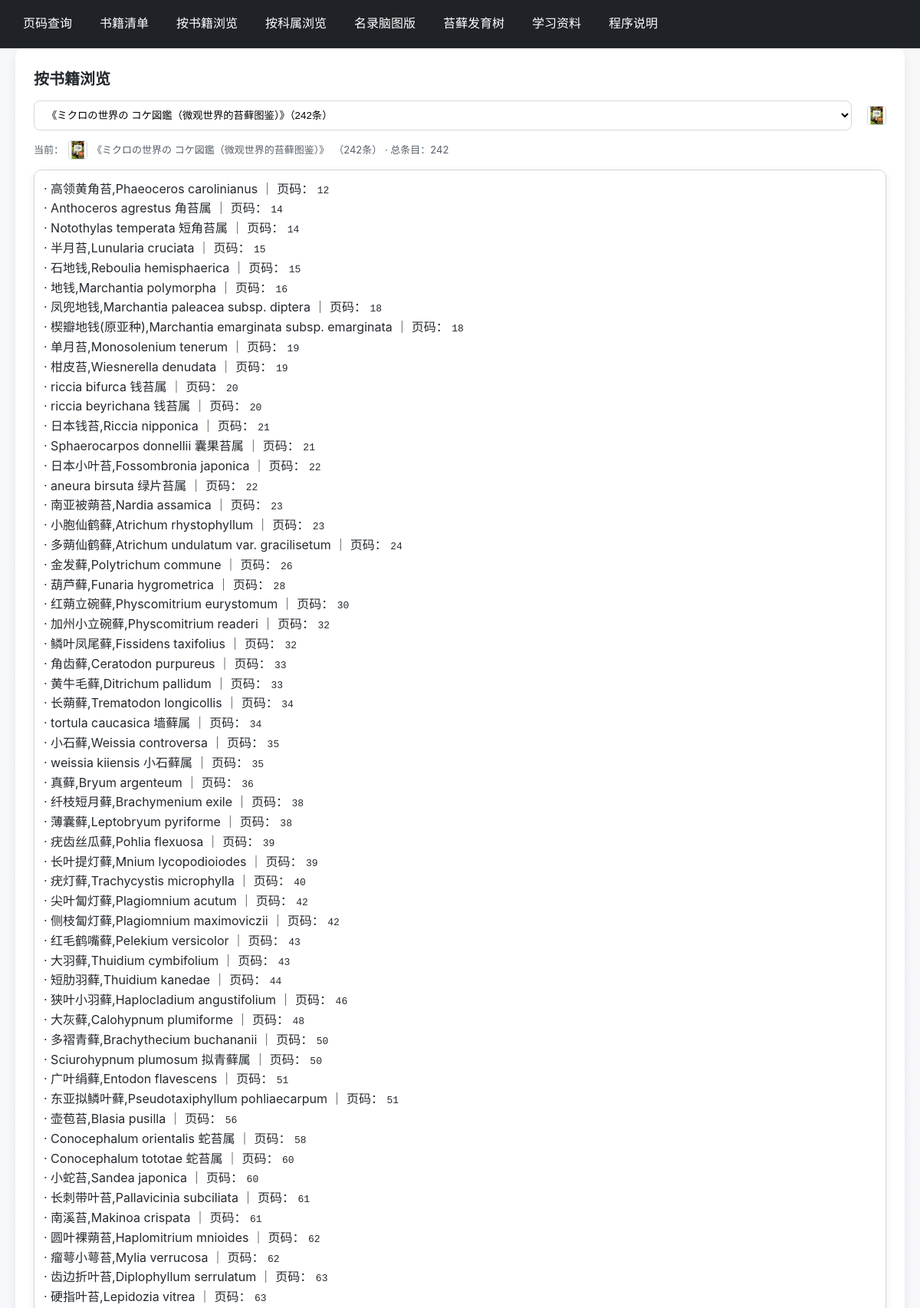
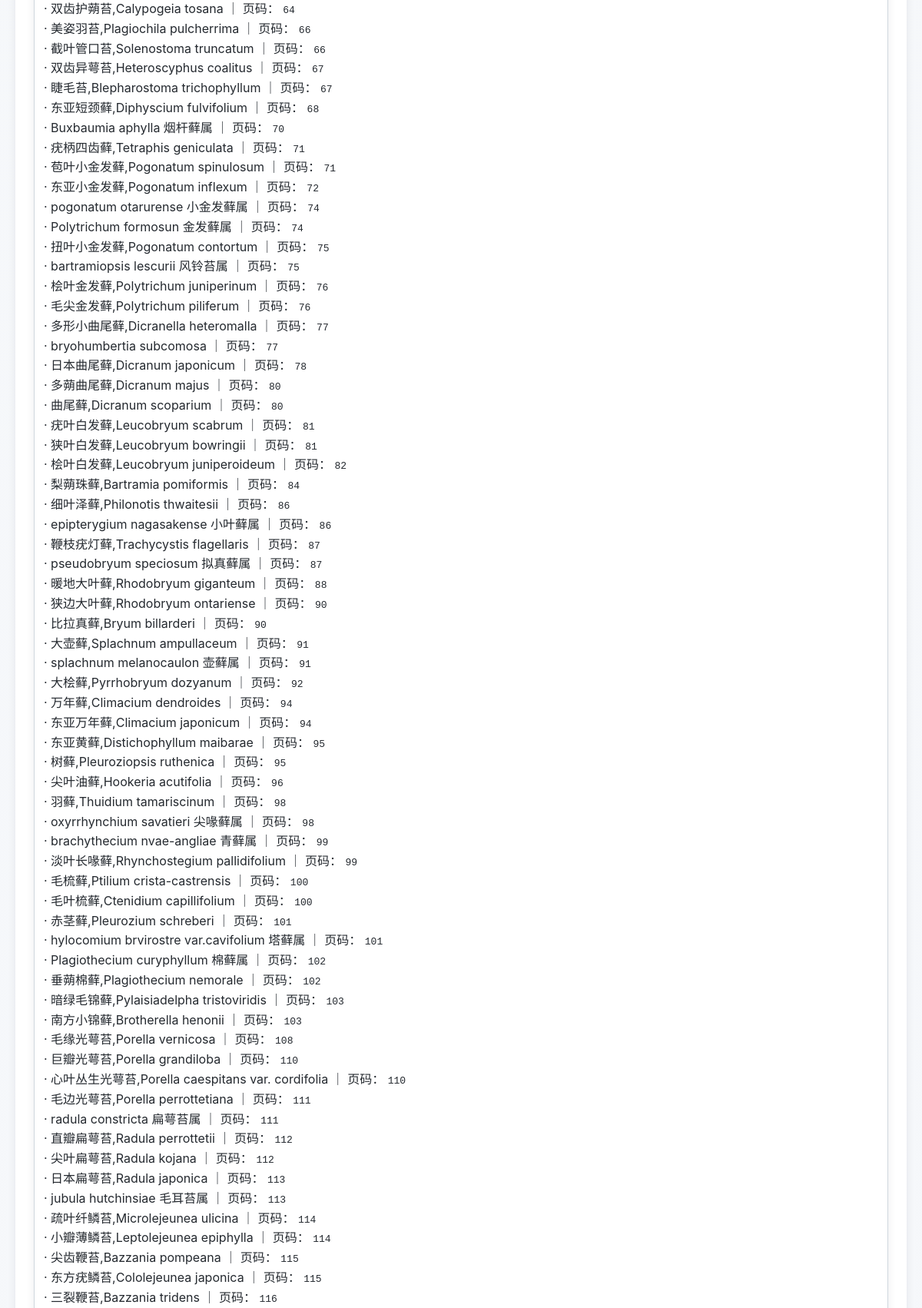
The page /browse?book_id=33 (upper part) on the database its author committed (2 pictures, top to bottom).
### tables this page shows
CREATE TABLE books (
    id INTEGER PRIMARY KEY AUTOINCREMENT,
    book_name TEXT NOT NULL,
    short_name TEXT NOT NULL UNIQUE,
    offset INTEGER DEFAULT 0,
    has_pdf INTEGER DEFAULT 1,
    region TEXT,
    publisher TEXT,
    publish_date TEXT,
    price REAL,
    page INTEGER,
    moss_count INTEGER DEFAULT 0,
    content_format TEXT,
    author TEXT,
    cover_image TEXT,
    notes TEXT
, has_txt INTEGER DEFAULT 0, has_line INTEGER DEFAULT 0, has_spec INTEGER DEFAULT 0, has_env INTEGER DEFAULT 0, has_micro INTEGER DEFAULT 0, has_micro_section INTEGER DEFAULT 0, has_elec INTEGER DEFAULT 0);

CREATE TABLE mosses (
    id INTEGER PRIMARY KEY AUTOINCREMENT,
    moss_name TEXT NOT NULL UNIQUE
);

### app.py (the view)
@app.route("/browse")
def browse():
    books = list_books()
    sel_id_raw = request.args.get("book_id", "").strip()
    selected_id = None
    selected_book = None
    if sel_id_raw:
        for b in books:
            if str(b["id"]) == sel_id_raw:
                selected_id = b["id"]
                selected_book = b
                break
    else:
        if books:
            selected_book = min(books, key=lambda x: x["id"])  # 默认选择ID最小的书籍
            selected_id = selected_book["id"]
    mosses = []
    if selected_book:
        with connect_db(DB_PATH) as conn:
            init_db(conn, clear=False)
            rows = conn.execute(
                """
                SELECT mp.page_id AS page, m.moss_name AS moss, b.offset AS offset, b.has_pdf AS has_pdf
                FROM moss_pages mp
                JOIN mosses m ON m.id = mp.moss_id
                JOIN books b ON b.id = mp.book_id
                WHERE mp.book_id = ?
                """,
                (selected_book["id"],),
            ).fetchall()
        by_moss = {}
        book_offset = 0
        book_has_pdf = 1
        for r in rows:
            p = (r["page"] or "").strip()
            moss = r["moss"]
            book_offset = int(r["offset"]) if r["offset"] is not None else 0
            book_has_pdf = int(r["has_pdf"]) if r["has_pdf"] is not None else 1
            if p:
                by_moss.setdefault(moss, set()).add(p)
        for name, pages in by_moss.items():
            items = []
            for p in sorted(pages, key=page_sort_key):
                pdf = None
                if book_has_pdf and book_offset != 0 and p.isdigit():
                    try:
                        pdf = str(int(p) + book_offset)
                    except Exception:
                        pdf = None
                items.append({"page": p, "pdf": pdf})
            mosses.append({"name": name, "page_items": items})
        mosses.sort(key=lambda e: page_sort_key(e["page_items"][0]["page"]) if e["page_items"] else (10**9, ""))
    return render_template(
        "browse.html",
        books=books,
        selected_id=selected_id,
        selected_book=selected_book,
        mosses=mosses,
    )

### app.py (called while the page is built)
def connect_db(db_path: str) -> sqlite3.Connection:
    conn = sqlite3.connect(db_path)
    conn.row_factory = sqlite3.Row
    return conn

def page_sort_key(s: str):
    import re
    s = (s or "").strip()
    m = re.match(r"^(\d+)", s)
    if m:
        num = int(m.group(1))
        rest = s[m.end():].strip().lower()
    else:
        num = 10**9  # 非数字页码排在最后
        rest = s.lower()
    return (num, rest)

### templates/browse.html (shortened to what this page needs)
{% extends 'base.html' %}
{% block content %}
<h2>按书籍浏览</h2>
<form method="get" action="{{ url_for('browse') }}">
  <div class="row">
    <div class="col">
      <select class="input" name="book_id" onchange="this.form.submit()">
        {% for b in books %}
          <option value="{{ b.id }}" {% if b.id == selected_id %}selected{% endif %}>{{ b.book_name }}（{{ b.data_count }}条）{% if b.has_pdf %} [PDF]{% endif %}</option>
        {% endfor %}
      </select>
    </div>
    <div style="display:flex; align-items:center; padding-left:8px;">
      {% if selected_book and selected_book.cover_image %}
        <img src="{{ url_for('img_file', filename=selected_book.cover_image) }}" alt="{{ selected_book.book_name }} 封面" style="width:25px; height:25px; object-fit:cover; border:1px solid #d0d7de; border-radius:4px;">
      {% endif %}
    </div>
  </div>
</form>
{% if selected_book %}
  <p class="muted" style="display:flex; align-items:center; gap:6px;">当前：{% if selected_book.cover_image %}<img src="{{ url_for('img_file', filename=selected_book.cover_image) }}" alt="{{ selected_book.book_name }} 封面" style="width:25px; height:25px; object-fit:cover; border:1px solid #d0d7de; border-radius:4px;">{% endif %} <span>{{ selected_book.book_name }}</span>（{{ selected_book.data_count }}条） · 总条目：{{ mosses|length }}</p>
  {% if mosses %}
    <div class="card">
      {% for m in mosses %}
        <div>· {{ m.name }} ｜ 页码：
          {% for item in m.page_items %}
            <code>{{ item.page }}</code>{% if item.pdf %}（PDF：<code>{{ item.pdf }}</code>）{% endif %}{% if not loop.last %}、{% endif %}
          {% endfor %}
        </div>
      {% endfor %}
    </div>
  {% else %}
    <div class="flash error">未找到数据。</div>
  {% endif %}
{% else %}
  <div class="flash error">请先选择书籍。</div>
{% endif %}
{% endblock %}

### static/style.css (style rules this page uses)
:root { --bg: #f5f7fb; --surface: #ffffff; --text: #24292f; --muted: #57606a; --border: #d0d7de; --shadow: 0 4px 12px rgba(27,31,35,.08); --radius: 10px; --primary: #228B22; --primary-hover: #1a6e1a; --primary-weak: #e6f4ea; --success-bg: #dafbe1; --success-border: #a8f0bd; --success-text: #1a7f37; --error-bg: #ffebe9; --error-border: #ffd1cf; --error-text: #6a1b1a; }
* { box-sizing: border-box; }
html, body { height: 100%; }
body { font-family: -apple-system, BlinkMacSystemFont, 'Segoe UI', Roboto, 'Helvetica Neue', Arial, 'Noto Sans', 'PingFang SC', 'Microsoft YaHei', sans-serif; margin: 0; color: var(--text); background: linear-gradient(180deg, #f6f8fa 0%, var(--bg) 100%); line-height: 1.6; }
h1, h2, h3 { color: var(--text); margin: 0 0 12px; }
h2 { font-size: 20px; }
.row { display: flex; gap: 12px; flex-wrap: wrap; }
.col { flex: 1 1 280px; min-width: 0; }
.input, select, textarea { width: 100%; padding: 10px 12px; border: 1px solid var(--border); border-radius: 8px; background: #fff; transition: border-color .2s ease, box-shadow .2s ease; }
.input::placeholder { color: #8a959e; }
.muted { color: var(--muted); font-size: 13px; }
.card { border: 1px solid var(--border); border-radius: var(--radius); padding: 12px; margin-bottom: 12px; background: var(--surface); box-shadow: var(--shadow); }
img { border-radius: 6px; }

### rows shown on the page
books: cover_image (picture), book_name "《ミクロの世界の コケ図鑑（微观世界的苔藓图鉴）》", name "高领黄角苔,Phaeoceros carolinianus", page "12" "15" "16" "18" "19" "19" "21" "22" "23" "26" "28" "33" "34" "35" "36" "38" "39" "40" "42" "44" "51" "62" "63" "64" "67" "68" "72" "77" "78" "81" "82" "84" "92" "94" "94" "95" "96" "114" "115", name "半月苔,Lunularia cruciata", name "地钱,Marchantia polymorpha", name "凤兜地钱,Marchantia paleacea subsp. diptera", name "单月苔,Monosolenium tenerum", name "柑皮苔,Wiesnerella denudata", name "日本钱苔,Riccia nipponica", name "日本小叶苔,Fossombronia japonica", name "南亚被蒴苔,Nardia assamica", name "金发藓,Polytrichum commune", name "葫芦藓,Funaria hygrometrica", name "角齿藓,Ceratodon purpureus", name "长蒴藓,Trematodon longicollis", name "小石藓,Weissia controversa", name "真藓,Bryum argenteum", name "纤枝短月藓,Brachymenium exile", name "疣齿丝瓜藓,Pohlia flexuosa", name "疣灯藓,Trachycystis microphylla", name "尖叶匐灯藓,Plagiomnium acutum", name "短肋羽藓,Thuidium kanedae", name "广叶绢藓,Entodon flavescens", name "圆叶裸蒴苔,Haplomitrium mnioides", name "齿边折叶苔,Diplophyllum serrulatum", name "双齿护蒴苔,Calypogeia tosana", name "双齿异萼苔,Heteroscyphus coalitus", name "东亚短颈藓,Diphyscium fulvifolium", name "东亚小金发藓,Pogonatum inflexum", name "多形小曲尾藓,Dicranella heteromalla", name "日本曲尾藓,Dicranum japonicum", name "疣叶白发藓,Leucobryum scabrum", name "桧叶白发藓,Leucobryum juniperoideum", name "梨蒴珠藓,Bartramia pomiformis", name "大桧藓,Pyrrhobryum dozyanum", name "万年藓,Climacium dendroides", name "东亚万年藓,Climacium japonicum", name "东亚黄藓,Distichophyllum maibarae", name "尖叶油藓,Hookeria acutifolia", name "疏叶纤鳞苔,Microlejeunea ulicina", name "尖齿鞭苔,Bazzania pompeana"

### other values the page prints
{{ selected_book.data_count }} "242"
{{ mosses|length }} "242"
{{ m.name }} "Anthoceros agrestus 角苔属" "Notothylas temperata 短角苔属" "石地钱,Reboulia hemisphaerica" "楔瓣地钱(原亚种),Marchantia emarginata subsp. emarginata" "riccia bifurca 钱苔属" "riccia beyrichana 钱苔属" "Sphaerocarpos donnellii 囊果苔属" "aneura birsuta 绿片苔属" "小胞仙鹤藓,Atrichum rhystophyllum" "多蒴仙鹤藓,Atrichum undulatum var. gracilisetum" "红蒴立碗藓,Physcomitrium eurystomum" "加州小立碗藓,Physcomitrium readeri" "鳞叶凤尾藓,Fissidens taxifolius" "黄牛毛藓,Ditrichum pallidum" "tortula caucasica 墙藓属" "weissia kiiensis 小石藓属" "薄囊藓,Leptobryum pyriforme" "长叶提灯藓,Mnium lycopodioiodes" "侧枝匐灯藓,Plagiomnium maximoviczii" "红毛鹤嘴藓,Pelekium versicolor" "大羽藓,Thuidium cymbifolium" "狭叶小羽藓,Haplocladium angustifolium" "大灰藓,Calohypnum plumiforme" "多褶青藓,Brachythecium buchananii" "Sciurohypnum plumosum 拟青藓属" "东亚拟鳞叶藓,Pseudotaxiphyllum pohliaecarpum" "壶苞苔,Blasia pusilla" "Conocephalum orientalis 蛇苔属" "Conocephalum tototae 蛇苔属" "小蛇苔,Sandea japonica" "长刺带叶苔,Pallavicinia subciliata" "南溪苔,Makinoa crispata" "瘤萼小萼苔,Mylia verrucosa" "硬指叶苔,Lepidozia vitrea" "美姿羽苔,Plagiochila pulcherrima" "截叶管口苔,Solenostoma truncatum" "睫毛苔,Blepharostoma trichophyllum" "Buxbaumia aphylla 烟杆藓属" "疣柄四齿藓,Tetraphis geniculata" "苞叶小金发藓,Pogonatum spinulosum" "pogonatum otarurense 小金发藓属" "Polytrichum formosun 金发藓属" "扭叶小金发藓,Pogonatum contortum" "bartramiopsis lescurii 风铃苔属" "桧叶金发藓,Polytrichum juniperinum" "毛尖金发藓,Polytrichum piliferum" "bryohumbertia subcomosa" "多蒴曲尾藓,Dicranum majus" "曲尾藓,Dicranum scoparium" "狭叶白发藓,Leucobryum bowringii" "细叶泽藓,Philonotis thwaitesii" "epipterygium nagasakense 小叶藓属" "鞭枝疣灯藓,Trachycystis flagellaris" "pseudobryum speciosum 拟真藓属" "暖地大叶藓,Rhodobryum giganteum" "狭边大叶藓,Rhodobryum ontariense" "比拉真藓,Bryum billarderi" "大壶藓,Splachnum ampullaceum" "splachnum melanocaulon 壶藓属" "树藓,Pleuroziopsis ruthenica" "羽藓,Thuidium tamariscinum" "oxyrrhynchium savatieri 尖喙藓属" "brachythecium nvae-angliae 青藓属" "淡叶长喙藓,Rhynchostegium pallidifolium" "毛梳藓,Ptilium crista-castrensis" "毛叶梳藓,Ctenidium capillifolium" "赤茎藓,Pleurozium schreberi" "hylocomium brvirostre var.cavifolium 塔藓属" "Plagiothecium curyphyllum 棉藓属" "垂蒴棉藓,Plagiothecium nemorale" "暗绿毛锦藓,Pylaisiadelpha tristoviridis" "南方小锦藓,Brotherella henonii" "毛缘光萼苔,Porella vernicosa" "巨瓣光萼苔,Porella grandiloba" "心叶丛生光萼苔,Porella caespitans var. cordifolia" "毛边光萼苔,Porella perrottetiana" "radula constricta 扁萼苔属" "直瓣扁萼苔,Radula perrottetii" "尖叶扁萼苔,Radula kojana" "日本扁萼苔,Radula japonica" "jubula hutchinsiae 毛耳苔属" "小瓣薄鳞苔,Leptolejeunea epiphylla" "东方疣鳞苔,Cololejeunea japonica" "三裂鞭苔,Bazzania tridens"
{{ item.page }} "14" "14" "15" "18" "20" "20" "21" "22" "23" "24" "30" "32" "32" "33" "34" "35" "38" "39" "42" "43" "43" "46" "48" "50" "50" "51" "56" "58" "60" "60" "61" "61" "62" "63" "66" "66" "67" "70" "71" "71" "74" "74" "75" "75" "76" "76" "77" "80" "80" "81" "86" "86" "87" "87" "88" "90" "90" "91" "91" "95" "98" "98" "99" "99" "100" "100" "101" "101" "102" "102" "103" "103" "108" "110" "110" "111" "111" "112" "112" "113" "113" "114" "115" "116"
form field book_id "《ミクロの世界の コケ図鑑（微观世界的苔藓图鉴）》（242条）"
